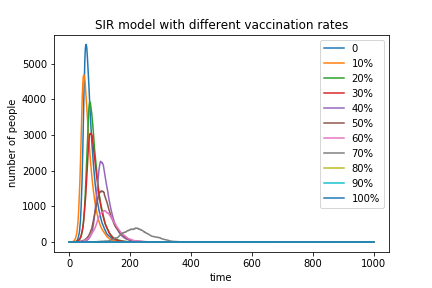

Reproduce this figure in Python.
# -*- coding: utf-8 -*-
"""
Created on Wed May  8 10:31:20 2019

@author: Joanna
"""

# -*- coding: utf-8 -*-
"""
Created on Wed May  8 09:08:50 2019

@author: Joanna
"""

# import necessary libraries
import numpy as np
import matplotlib.pyplot as plt

time=[]
for i in range(1001):
    time.append(i)

for i in range(10):
    N=10000  #total number of the whole population
    # record initial infected people
    Ilist=[]
    Ilist.append(1)
    
    # intial vaccinated people
    V=N*i*10//100

    #record initial recovered people
    Rlist=[]
    Rlist.append(0)
    
    # record intial susceptible people
    Slist=[]
    # 1 is the initial infected number, 0 is initial recovered number
    Slist.append(N-1-V-0) 
    
    beta=0.3
    gamma=0.05
    
    for j in range(1000):
        Precover=gamma #recover probability
        Pinfect=beta*Ilist[j]/N #infect probability
        reI=[] #record whether infected is recovered 
        inI=[] #record whether susceptible people is infected 
        recovered=0
        infected=0
        reI=np.random.choice(range(2),Ilist[j],p=[Precover,1-Precover])
        #judge whether the infected people get recovered
        for k in reI:
            if k==0:
               recovered+=1 
        inI=np.random.choice(range(2),Slist[j],p=[Pinfect,1-Pinfect])
        #judge whether the susceptible people get infected
        for k in inI:
            if k==0:
               infected+=1 
        
        #add the number of people recovered in this time       
        Rlist.append(Rlist[j]+recovered)
        #add the number of people infected and minus the number of people recovered
        #to get the infected number at this time
        Ilist.append(Ilist[j]+infected-recovered)
        #minus the number of people infected in this time
        Slist.append(Slist[j]-infected)
    
    if i!=0:
        percentage=str(i*10)+'%'  #percentage shows the vaccination rate  
    else:
        percentage=str(0)
    plt.plot(time,Ilist,label=percentage)

Ilist=[]
#since all people get vaccinated, the infected number should be 0
for i in range(1001):
    Ilist.append(0)        
plt.plot(time,Ilist,label='100%')   

plt.xlabel('time')
plt.ylabel('number of people')
plt.title('SIR model with different vaccination rates')
plt.legend()
plt.show()
#save this plot as png
#plt.savefig('C:/Users/Joanna/Desktop/黄帝内经/IBI1_2018-19/Week12/SIR_vaccination.png')
    
    
    
